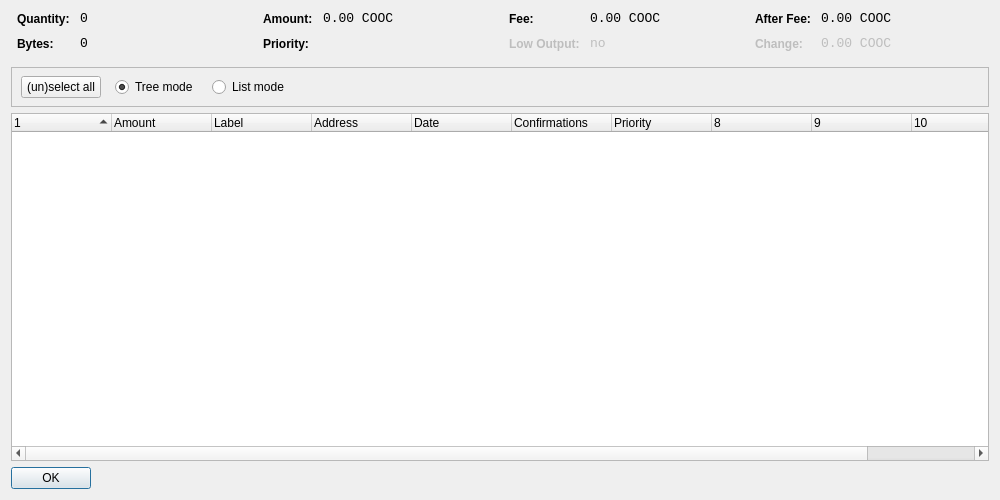
<?xml version="1.0" encoding="UTF-8"?>
<ui version="4.0">
 <class>CoinControlDialog</class>
 <widget class="QDialog" name="CoinControlDialog">
  <property name="geometry">
   <rect>
    <x>0</x>
    <y>0</y>
    <width>1000</width>
    <height>500</height>
   </rect>
  </property>
  <property name="windowTitle">
   <string>Coin Control</string>
  </property>
  <layout class="QVBoxLayout" name="verticalLayout">
   <item>
    <layout class="QHBoxLayout" name="horizontalLayoutTop" stretch="0,0,0,0">
     <property name="topMargin">
      <number>0</number>
     </property>
     <property name="bottomMargin">
      <number>10</number>
     </property>
     <item>
      <layout class="QFormLayout" name="formLayoutCoinControl1">
       <property name="horizontalSpacing">
        <number>10</number>
       </property>
       <property name="verticalSpacing">
        <number>10</number>
       </property>
       <property name="leftMargin">
        <number>6</number>
       </property>
       <property name="rightMargin">
        <number>6</number>
       </property>
       <item row="0" column="0">
        <widget class="QLabel" name="labelCoinControlQuantityText">
         <property name="styleSheet">
          <string notr="true">font-weight:bold;</string>
         </property>
         <property name="text">
          <string>Quantity:</string>
         </property>
        </widget>
       </item>
       <item row="0" column="1">
        <widget class="QLabel" name="labelCoinControlQuantity">
         <property name="font">
          <font>
           <family>Monospace</family>
           <pointsize>10</pointsize>
          </font>
         </property>
         <property name="cursor">
          <cursorShape>IBeamCursor</cursorShape>
         </property>
         <property name="contextMenuPolicy">
          <enum>Qt::ActionsContextMenu</enum>
         </property>
         <property name="text">
          <string notr="true">0</string>
         </property>
         <property name="textInteractionFlags">
          <set>Qt::LinksAccessibleByMouse|Qt::TextSelectableByKeyboard|Qt::TextSelectableByMouse</set>
         </property>
        </widget>
       </item>
       <item row="1" column="0">
        <widget class="QLabel" name="labelCoinControlBytesText">
         <property name="styleSheet">
          <string notr="true">font-weight:bold;</string>
         </property>
         <property name="text">
          <string>Bytes:</string>
         </property>
        </widget>
       </item>
       <item row="1" column="1">
        <widget class="QLabel" name="labelCoinControlBytes">
         <property name="font">
          <font>
           <family>Monospace</family>
           <pointsize>10</pointsize>
          </font>
         </property>
         <property name="cursor">
          <cursorShape>IBeamCursor</cursorShape>
         </property>
         <property name="contextMenuPolicy">
          <enum>Qt::ActionsContextMenu</enum>
         </property>
         <property name="text">
          <string notr="true">0</string>
         </property>
         <property name="textInteractionFlags">
          <set>Qt::LinksAccessibleByMouse|Qt::TextSelectableByKeyboard|Qt::TextSelectableByMouse</set>
         </property>
        </widget>
       </item>
      </layout>
     </item>
     <item>
      <layout class="QFormLayout" name="formLayoutCoinControl2">
       <property name="horizontalSpacing">
        <number>10</number>
       </property>
       <property name="verticalSpacing">
        <number>10</number>
       </property>
       <property name="leftMargin">
        <number>6</number>
       </property>
       <property name="rightMargin">
        <number>6</number>
       </property>
       <item row="0" column="0">
        <widget class="QLabel" name="labelCoinControlAmountText">
         <property name="styleSheet">
          <string notr="true">font-weight:bold;</string>
         </property>
         <property name="text">
          <string>Amount:</string>
         </property>
        </widget>
       </item>
       <item row="0" column="1">
        <widget class="QLabel" name="labelCoinControlAmount">
         <property name="font">
          <font>
           <family>Monospace</family>
           <pointsize>10</pointsize>
          </font>
         </property>
         <property name="cursor">
          <cursorShape>IBeamCursor</cursorShape>
         </property>
         <property name="contextMenuPolicy">
          <enum>Qt::ActionsContextMenu</enum>
         </property>
         <property name="text">
          <string notr="true">0.00 COOC</string>
         </property>
         <property name="textInteractionFlags">
          <set>Qt::LinksAccessibleByMouse|Qt::TextSelectableByKeyboard|Qt::TextSelectableByMouse</set>
         </property>
        </widget>
       </item>
       <item row="1" column="0">
        <widget class="QLabel" name="labelCoinControlPriorityText">
         <property name="styleSheet">
          <string notr="true">font-weight:bold;</string>
         </property>
         <property name="text">
          <string>Priority:</string>
         </property>
        </widget>
       </item>
       <item row="1" column="1">
        <widget class="QLabel" name="labelCoinControlPriority">
         <property name="font">
          <font>
           <family>Monospace</family>
           <pointsize>10</pointsize>
          </font>
         </property>
         <property name="cursor">
          <cursorShape>IBeamCursor</cursorShape>
         </property>
         <property name="contextMenuPolicy">
          <enum>Qt::ActionsContextMenu</enum>
         </property>
         <property name="text">
          <string/>
         </property>
         <property name="textInteractionFlags">
          <set>Qt::LinksAccessibleByMouse|Qt::TextSelectableByKeyboard|Qt::TextSelectableByMouse</set>
         </property>
        </widget>
       </item>
      </layout>
     </item>
     <item>
      <layout class="QFormLayout" name="formLayoutCoinControl3">
       <property name="horizontalSpacing">
        <number>10</number>
       </property>
       <property name="verticalSpacing">
        <number>10</number>
       </property>
       <property name="leftMargin">
        <number>6</number>
       </property>
       <property name="rightMargin">
        <number>6</number>
       </property>
       <item row="0" column="0">
        <widget class="QLabel" name="labelCoinControlFeeText">
         <property name="styleSheet">
          <string notr="true">font-weight:bold;</string>
         </property>
         <property name="text">
          <string>Fee:</string>
         </property>
        </widget>
       </item>
       <item row="0" column="1">
        <widget class="QLabel" name="labelCoinControlFee">
         <property name="font">
          <font>
           <family>Monospace</family>
           <pointsize>10</pointsize>
          </font>
         </property>
         <property name="cursor">
          <cursorShape>IBeamCursor</cursorShape>
         </property>
         <property name="contextMenuPolicy">
          <enum>Qt::ActionsContextMenu</enum>
         </property>
         <property name="text">
          <string notr="true">0.00 COOC</string>
         </property>
         <property name="textInteractionFlags">
          <set>Qt::LinksAccessibleByMouse|Qt::TextSelectableByKeyboard|Qt::TextSelectableByMouse</set>
         </property>
        </widget>
       </item>
       <item row="1" column="0">
        <widget class="QLabel" name="labelCoinControlLowOutputText">
         <property name="enabled">
          <bool>false</bool>
         </property>
         <property name="styleSheet">
          <string notr="true">font-weight:bold;</string>
         </property>
         <property name="text">
          <string>Low Output:</string>
         </property>
        </widget>
       </item>
       <item row="1" column="1">
        <widget class="QLabel" name="labelCoinControlLowOutput">
         <property name="enabled">
          <bool>false</bool>
         </property>
         <property name="font">
          <font>
           <family>Monospace</family>
           <pointsize>10</pointsize>
          </font>
         </property>
         <property name="cursor">
          <cursorShape>IBeamCursor</cursorShape>
         </property>
         <property name="contextMenuPolicy">
          <enum>Qt::ActionsContextMenu</enum>
         </property>
         <property name="text">
          <string notr="true">no</string>
         </property>
         <property name="textInteractionFlags">
          <set>Qt::LinksAccessibleByMouse|Qt::TextSelectableByKeyboard|Qt::TextSelectableByMouse</set>
         </property>
        </widget>
       </item>
      </layout>
     </item>
     <item>
      <layout class="QFormLayout" name="formLayoutCoinControl4">
       <property name="horizontalSpacing">
        <number>10</number>
       </property>
       <property name="verticalSpacing">
        <number>10</number>
       </property>
       <property name="leftMargin">
        <number>6</number>
       </property>
       <property name="rightMargin">
        <number>6</number>
       </property>
       <item row="0" column="0">
        <widget class="QLabel" name="labelCoinControlAfterFeeText">
         <property name="styleSheet">
          <string notr="true">font-weight:bold;</string>
         </property>
         <property name="text">
          <string>After Fee:</string>
         </property>
        </widget>
       </item>
       <item row="0" column="1">
        <widget class="QLabel" name="labelCoinControlAfterFee">
         <property name="font">
          <font>
           <family>Monospace</family>
           <pointsize>10</pointsize>
          </font>
         </property>
         <property name="cursor">
          <cursorShape>IBeamCursor</cursorShape>
         </property>
         <property name="contextMenuPolicy">
          <enum>Qt::ActionsContextMenu</enum>
         </property>
         <property name="text">
          <string notr="true">0.00 COOC</string>
         </property>
         <property name="textInteractionFlags">
          <set>Qt::LinksAccessibleByMouse|Qt::TextSelectableByKeyboard|Qt::TextSelectableByMouse</set>
         </property>
        </widget>
       </item>
       <item row="1" column="0">
        <widget class="QLabel" name="labelCoinControlChangeText">
         <property name="enabled">
          <bool>false</bool>
         </property>
         <property name="styleSheet">
          <string notr="true">font-weight:bold;</string>
         </property>
         <property name="text">
          <string>Change:</string>
         </property>
        </widget>
       </item>
       <item row="1" column="1">
        <widget class="QLabel" name="labelCoinControlChange">
         <property name="enabled">
          <bool>false</bool>
         </property>
         <property name="font">
          <font>
           <family>Monospace</family>
           <pointsize>10</pointsize>
          </font>
         </property>
         <property name="cursor">
          <cursorShape>IBeamCursor</cursorShape>
         </property>
         <property name="contextMenuPolicy">
          <enum>Qt::ActionsContextMenu</enum>
         </property>
         <property name="text">
          <string notr="true">0.00 COOC</string>
         </property>
         <property name="textInteractionFlags">
          <set>Qt::LinksAccessibleByMouse|Qt::TextSelectableByKeyboard|Qt::TextSelectableByMouse</set>
         </property>
        </widget>
       </item>
      </layout>
     </item>
    </layout>
   </item>
   <item>
    <widget class="QFrame" name="frame">
     <property name="minimumSize">
      <size>
       <width>0</width>
       <height>40</height>
      </size>
     </property>
     <property name="frameShape">
      <enum>QFrame::StyledPanel</enum>
     </property>
     <property name="frameShadow">
      <enum>QFrame::Sunken</enum>
     </property>
     <widget class="QWidget" name="horizontalLayoutWidget">
      <property name="geometry">
       <rect>
        <x>10</x>
        <y>0</y>
        <width>781</width>
        <height>41</height>
       </rect>
      </property>
      <layout class="QHBoxLayout" name="horizontalLayoutPanel" stretch="0,0,0,0,0">
       <property name="spacing">
        <number>14</number>
       </property>
       <item>
        <widget class="QPushButton" name="pushButtonSelectAll">
         <property name="sizePolicy">
          <sizepolicy hsizetype="Maximum" vsizetype="Fixed">
           <horstretch>0</horstretch>
           <verstretch>0</verstretch>
          </sizepolicy>
         </property>
         <property name="text">
          <string>(un)select all</string>
         </property>
        </widget>
       </item>
       <item>
        <widget class="QRadioButton" name="radioTreeMode">
         <property name="sizePolicy">
          <sizepolicy hsizetype="Maximum" vsizetype="Fixed">
           <horstretch>0</horstretch>
           <verstretch>0</verstretch>
          </sizepolicy>
         </property>
         <property name="text">
          <string>Tree mode</string>
         </property>
         <property name="checked">
          <bool>true</bool>
         </property>
        </widget>
       </item>
       <item>
        <widget class="QRadioButton" name="radioListMode">
         <property name="sizePolicy">
          <sizepolicy hsizetype="Maximum" vsizetype="Fixed">
           <horstretch>0</horstretch>
           <verstretch>0</verstretch>
          </sizepolicy>
         </property>
         <property name="text">
          <string>List mode</string>
         </property>
        </widget>
       </item>
       <item>
        <spacer name="horizontalSpacer">
         <property name="orientation">
          <enum>Qt::Horizontal</enum>
         </property>
         <property name="sizeHint" stdset="0">
          <size>
           <width>40</width>
           <height>20</height>
          </size>
         </property>
        </spacer>
       </item>
      </layout>
     </widget>
    </widget>
   </item>
   <item>
    <widget class="CoinControlTreeWidget" name="treeWidget">
     <property name="contextMenuPolicy">
      <enum>Qt::CustomContextMenu</enum>
     </property>
     <property name="sortingEnabled">
      <bool>false</bool>
     </property>
     <property name="columnCount">
      <number>11</number>
     </property>
     <attribute name="headerShowSortIndicator" stdset="0">
      <bool>true</bool>
     </attribute>
     <attribute name="headerStretchLastSection">
      <bool>false</bool>
     </attribute>
     <column>
      <property name="text">
       <string/>
      </property>
     </column>
     <column>
      <property name="text">
       <string>Amount</string>
      </property>
     </column>
     <column>
      <property name="text">
       <string>Label</string>
      </property>
     </column>
     <column>
      <property name="text">
       <string>Address</string>
      </property>
     </column>
     <column>
      <property name="text">
       <string>Date</string>
      </property>
     </column>
     <column>
      <property name="text">
       <string>Confirmations</string>
      </property>
      <property name="toolTip">
       <string>Confirmed</string>
      </property>
     </column>
     <column>
      <property name="text">
       <string>Priority</string>
      </property>
     </column>
     <column>
      <property name="text">
       <string/>
      </property>
     </column>
     <column>
      <property name="text">
       <string/>
      </property>
     </column>
     <column>
      <property name="text">
       <string/>
      </property>
     </column>
     <column>
      <property name="text">
       <string/>
      </property>
     </column>
    </widget>
   </item>
   <item>
    <widget class="QDialogButtonBox" name="buttonBox">
     <property name="sizePolicy">
      <sizepolicy hsizetype="Maximum" vsizetype="Fixed">
       <horstretch>0</horstretch>
       <verstretch>0</verstretch>
      </sizepolicy>
     </property>
     <property name="orientation">
      <enum>Qt::Horizontal</enum>
     </property>
     <property name="standardButtons">
      <set>QDialogButtonBox::Ok</set>
     </property>
    </widget>
   </item>
  </layout>
 </widget>
 <customwidgets>
  <customwidget>
   <class>CoinControlTreeWidget</class>
   <extends>QTreeWidget</extends>
   <header>coincontroltreewidget.h</header>
  </customwidget>
 </customwidgets>
 <resources/>
 <connections/>
</ui>
